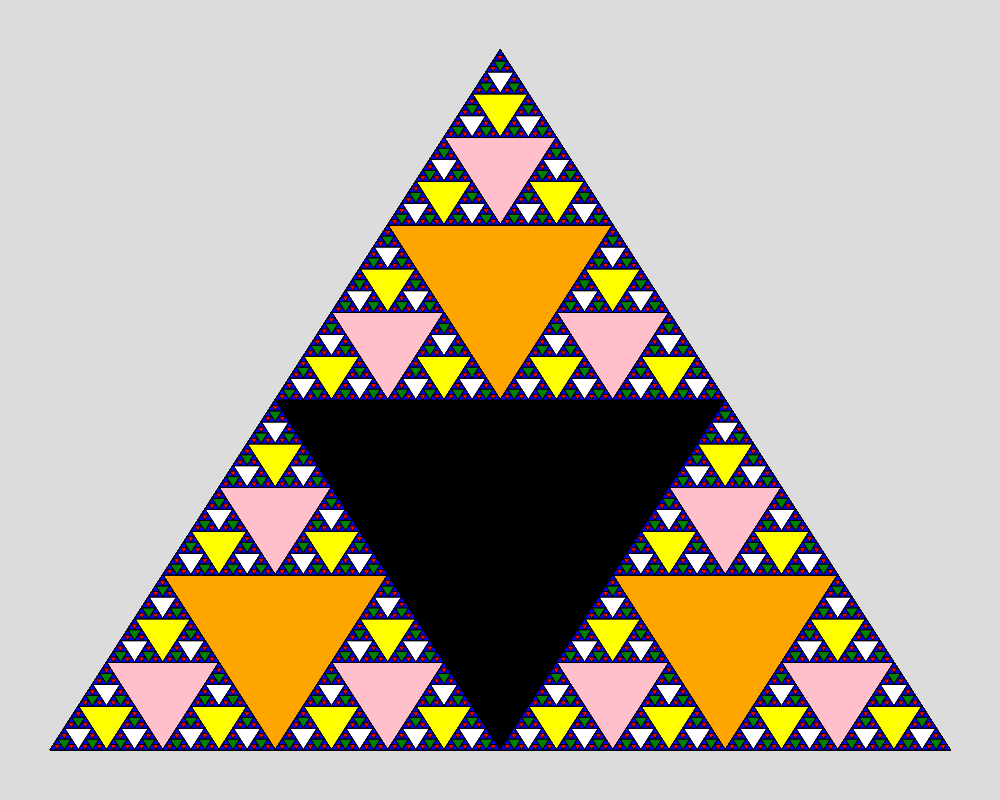
Frame 1 (no input)
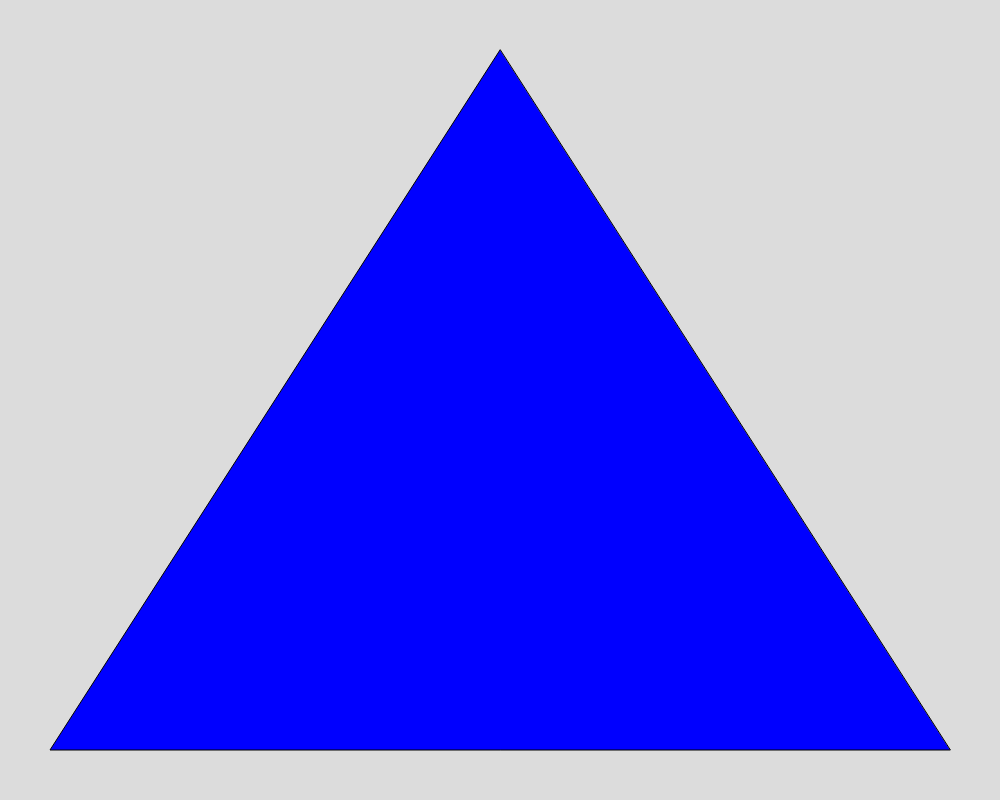
Frame 60 (no input)
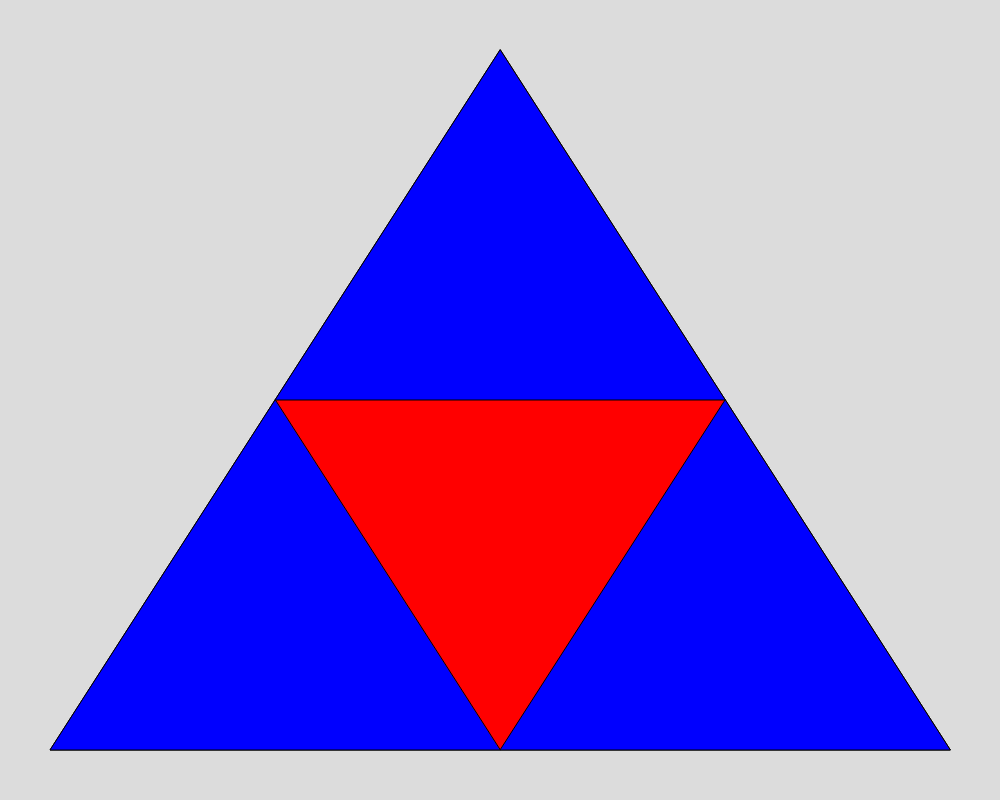
Frame 120 (the mouse pressed at the canvas centre since frame 60)

The p5.js sketch that drew these frames (run headless with seeded random() and noise() and a simulated clock; from frame 60 on, the mouse is pressed at the canvas centre):

// p5.js sketch
// ── sketch.js
// Project Title
// Your Name
// Date
//
// Extra for Experts:
// - describe what you did to take this project "above and beyond"

let triangleVertices = [{x:500, y:50}, {x:50, y:750}, {x:950, y:750}];
let theColorsDemo = ["blue", "red", "green", "white", "yellow","pink", "orange", "black"];
let theColors = ["red", "orange", "yellow", "white", "yellow", "orange", "red", "white"];
let depth = 7;

function setup() {
  createCanvas(1000, 800);
}

function draw() {
  background(220);
  if (frameCount%60 === 0) {
    if (depth < 7) {
      depth++;
    }
    else {
      depth = 0;
    }
  }
  sierpincki(triangleVertices, depth);
}

function sierpincki(points, depth) {
  fill(theColorsDemo[depth]);
  triangle(points[0].x, points[0].y, points[1].x, points[1].y, points[2].x, points[2].y);

  if (depth > 0) {
    sierpincki([getMidPoint(points[0], points[1]), points[1], getMidPoint(points[1], points[2])], depth-1);

    sierpincki([getMidPoint(points[0], points[2]), getMidPoint(points[1], points[2]), points[2]], depth-1);

    sierpincki([points[0], getMidPoint(points[0], points[1]), getMidPoint(points[0], points[2])], depth-1);

  }
}

function getMidPoint(point1, point2) {
  let xDiff = point1.x + point2.x;
  let yDiff = point1.y + point2.y;
  let theMidPoint = {x:xDiff/2, y:yDiff/2};
  return theMidPoint;
}
